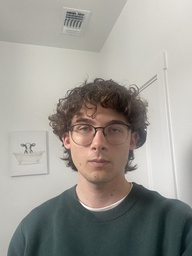
#> input picture code/data/zach.jpg, 192 x 256 px, shrunk from 2316 x 3088 before the run
$ python filters.py
#> lines starting #> are read from the running program, lines starting #| are printed output that depends on the picture; after the words box and inside, x2 and y2 are one past the last pixel; in counts of white or black regions, pixels touching at a corner belong together
### code/utils.py
import os
import skimage.io as skio
import matplotlib.pyplot as plt
import numpy as np
from skimage.color import rgb2gray
from skimage import img_as_float

def write_output(image, imname, outpath="final_output"):
    os.makedirs(outpath, exist_ok=True)

    base_name = os.path.splitext(os.path.basename(imname))[0]
    out_path = os.path.join(outpath, f"{base_name}.jpg")
    plt.imsave(out_path, image, cmap='gray')

    print("Saved to ", out_path)


# [23 lines left out: functions min_max_normalize_image, crop, not called in this run]


def read_in_image(imname, gray=False, plot=False):
    im = skio.imread(imname)
    im = img_as_float(im)
    im = im[:, :, :3]
    if gray and im.ndim == 3:
        im = rgb2gray(im)
    if plot:
        plt.imshow(im)
        plt.show()
    return np.array(im)

### code/filters.py
import numpy as np
import utils as ut # File utility functions \
from scipy.signal import convolve2d
import cv2 as cv

# Library to compare runtimes for convolution implementations
import timeit

# Kernels
D_x = np.array([[1, 0, -1]])
D_y = np.array([[1],
                [0],
                [-1]])
box_filter = np.empty((9, 9))
box_filter.fill(1 / 81)

# Reading in Images
zach_img = ut.read_in_image("data/zach.jpg", gray=True)
#> in read_in_image, im is the input picture: shape (256, 192, 3); mean R, G, B 156.6, 154.3, 148.1
camera_img = ut.read_in_image("data/cameraman.png", gray=True)
#> call 2 of read_in_image, with imname = 'data/cameraman.png', gray = True, plot = False
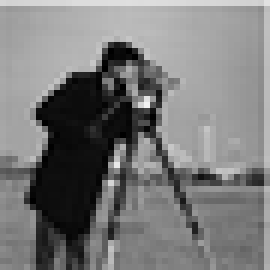
#> input picture code/data/cameraman.png, 45 x 45 px, shrunk from 540 x 542 before the run (shown 6 times larger)
#> in read_in_image, im is the input picture: shape (45, 45, 4); mean R, G, B, A 121.6, 121.6, 121.6, 254.6


# Convolution Implementations. Passing padding as 0 is "valid" convolution
def convolve2d_two_loops(image, kernel, padding=0):
    kernel = np.flip(np.flip(kernel, axis=1), axis=0)
    kH, kW = kernel.shape
    H, W = image.shape

    # Padding
    padded = np.pad(image, pad_width=padding, mode="constant", constant_values=0)
    pH, pW = padded.shape
    out_H, out_W = pH - kH - 1, W - kW - 1
    output = np.zeros((out_H, out_W))

    for i in range(out_H):
        for j in range(out_W):
            patch = padded[i : i + kH, j : j + kW]
            output[i, j] = np.sum(patch * kernel)
    return output

def convolve2d_four_loops(image, kernel, padding=0):
    kernel = np.flip(np.flip(kernel, axis=1), axis=0)
    kH, kW = kernel.shape
    H, W = image.shape

    # Padding
    padded = np.pad(image, pad_width=padding, mode="constant", constant_values=0)
    pH, pW = padded.shape
    out_H, out_W = pH - kH - 1, W - kW - 1
    output = np.zeros((out_H, out_W))

    for i in range(out_H):
        for j in range(out_W):
            out_val = 0
            for m in range(kH):
                for n in range(kW):
                    out_val += (kernel[m][n] * image[i + m][j + n])
            output[i][j] = out_val
    return output

# Timing Functions for Convolution
def time_two_loops():
    return convolve2d_two_loops(image=zach_img, kernel=box_filter, padding=0)

def time_four_loops():
    return convolve2d_four_loops(image=zach_img, kernel=box_filter, padding=0)

def time_scipy_convolve():
    return convolve2d(zach_img, box_filter, mode="valid", boundary="fill", fillvalue=0)

def compare_convolve_runtimes():
    print("Comparing Runtimes Across Convolution Implementations Across 5 Experiments:")

    # Averaging out runtimes over 5 experiments and comparing
    print("Two loops:", timeit.timeit(time_two_loops, number=5))
    print("Four loops:", timeit.timeit(time_four_loops, number=5))
    print("Scipy:", timeit.timeit(time_scipy_convolve, number=5))


# Edge images and Derivative Filters
def create_edge_image(img, threshold):
    img_Dx = convolve2d(img, D_x, mode='same')
    img_Dy = convolve2d(img, D_y, mode='same')

    edge_img = np.sqrt((img_Dx ** 2) + (img_Dy ** 2))
    edge_img[edge_img >= threshold] = 1
    edge_img[edge_img < threshold] = 0
    return edge_img

# Creates the smoothed image using derivative of gaussian kernel
def create_edge_image_derivative(img, kernel_size=25, sigma=1, threshold=1e-1, visualize=False):
    G = cv.getGaussianKernel(kernel_size, sigma)
    G_kernel = np.outer(G, G.T)
    DoG_x = convolve2d(G_kernel, D_x)
    DoG_y = convolve2d(G_kernel, D_y)

    if visualize:
        ut.write_output(DoG_x, "DoG_x.jpg")
        ut.write_output(DoG_y, "DoG_y.jpg")

    # Now per image we just need one convolution per direction
    img_Dx = convolve2d(img, DoG_x, mode='same')
    img_Dy = convolve2d(img, DoG_y, mode='same')

    edge_img = np.sqrt((img_Dx ** 2) + (img_Dy ** 2))
    edge_img[edge_img >= threshold] = 1
    edge_img[edge_img < threshold] = 0

    return edge_img


def create_edge_image_smoothed(img, kernel_size=25, sigma=1, threshold=1e-1):
    G = cv.getGaussianKernel(kernel_size, sigma)
    G_kernel = np.outer(G, G.T)
    img_smoothed = convolve2d(img, G_kernel, mode='same')
    return create_edge_image(img_smoothed, threshold) / 255.0

def test_convolution():
    zach_img_low_pass = convolve2d_two_loops(zach_img, box_filter)
#> after the loop in convolve2d_two_loops, `for i in range(out_H):`:
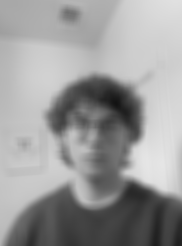
#> output: shape (246, 182) float64; min 0.075, max 0.901, mean 0.606
    ut.write_output(zach_img_low_pass, "zach_low_pass.jpg")

def test_finite_difference_operator(img, imname):
    cameraman_dx = convolve2d(img, D_x)
    cameraman_dy = convolve2d(img, D_y)
    ut.write_output(cameraman_dx, f"{imname}_dx.jpg")
    ut.write_output(cameraman_dy, f"{imname}_dy.jpg")

def test_edge_image():
    img_Dx = convolve2d(camera_img, D_x, mode='same')
    img_Dy = convolve2d(camera_img, D_y, mode='same')

    edge_img = np.sqrt((img_Dx ** 2) + (img_Dy ** 2))
    ut.write_output(edge_img, "cameraman_gradient_magnitude.jpg")

def test_binary_edge_image():
    threshold = 3e-1
    edge_img = create_edge_image(camera_img, threshold=threshold)
    ut.write_output(edge_img, "cameraman_edge_img.png")

def test_binary_edge_image_denoised():
    threshold = 1.25e-1
    sigma = 1.3
    edge_img_improved = create_edge_image_smoothed(camera_img, sigma=sigma, threshold=threshold)
    ut.write_output(edge_img_improved, f"cameraman_edge_img_smoothed.png")

    # Comparing kernels. Verifying it is the same if we convolve D_x and D_y prior.
    edge_img_DoG = create_edge_image_derivative(camera_img, sigma=sigma, threshold=threshold)
    ut.write_output(edge_img_DoG, f"cameraman_edge_img_smoothed_DoG.png")


    # Comparing different values of sigma
    sigmas = [0.5, 0.75, 1, 2, 2.5]
    for idx, sigma_i in enumerate(sigmas):
        edge_img_i = create_edge_image_smoothed(camera_img, sigma=sigma_i, threshold=threshold)
        ut.write_output(edge_img_i, f"cameraman_edge_img_smoothed_sigma={idx}")

def test_DoG_filter_images():
    G = cv.getGaussianKernel(25, 1)
    G_kernel = np.outer(G, G.T)
    DoG_x = convolve2d(G_kernel, D_x)
    DoG_y = convolve2d(G_kernel, D_y)
    ut.write_output(DoG_x, "DoG_x.jpg")
    ut.write_output(DoG_y, "DoG_y.jpg")


def test_part_1():
    test_convolution()
    compare_convolve_runtimes()
    test_finite_difference_operator(zach_img, "zach")
#> in test_finite_difference_operator, `cameraman_dx = convolve2d(img, D_x)`:
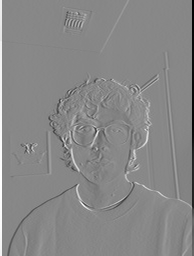
#> cameraman_dx: shape (256, 194) float64; min -0.88, max 0.776, mean -3.69e-20; drawn with min black and max white
#> in test_finite_difference_operator, `cameraman_dy = convolve2d(img, D_y)`:
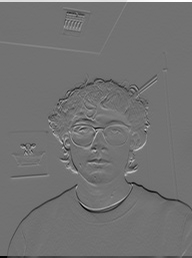
#> cameraman_dy: shape (258, 192) float64; min -0.72, max 0.887, mean 2.58e-18; drawn with min black and max white
    test_finite_difference_operator(camera_img, "cameraman")
    test_edge_image()
    test_binary_edge_image()
#> in create_edge_image, `edge_img[edge_img < threshold] = 0`:
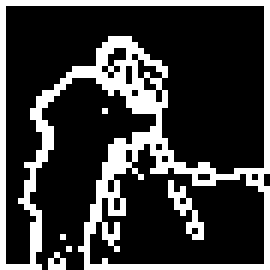
#> edge_img: shape (45, 45) float64 (shown 6 times larger); values 0 (black) and 1 (white), 24% white in thin lines or dots
    test_binary_edge_image_denoised()
#> in create_edge_image (call 2), `edge_img[edge_img < threshold] = 0`: edge_img: shape (45, 45) float64; values 0 (black) and 1 (white), 33.7% white; 3 white regions (2 under 20 px), largest, box (x1, y1, x2, y2) and area: (0, 0, 45, 45) 681
#> in create_edge_image_derivative, `edge_img[edge_img < threshold] = 0`: edge_img: shape (45, 45) float64; values 0 (black) and 1 (white), 33.6% white; 4 white regions (3 under 20 px), largest, box (x1, y1, x2, y2) and area: (0, 0, 45, 45) 675
#> after the loop in test_binary_edge_image_denoised, `for idx, sigma_i in enumerate(sigmas):`:
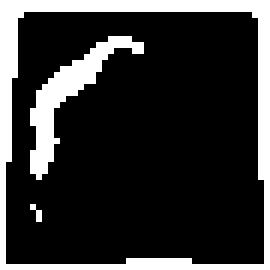
#> edge_img_i: shape (45, 45) float64 (shown 6 times larger); values 0 (black) and 0.00392 (white), 20.3% white; 3 white regions (1 under 20 px), largest, box (x1, y1, x2, y2) and area: (0, 0, 45, 45) 296, (5, 6, 24, 30) 112
    test_DoG_filter_images()
#> in write_output (call 16), `plt.imsave(out_path, image, cmap='gray')`:
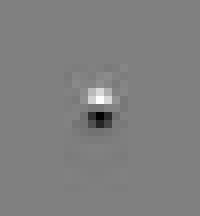
#> saved as DoG_y.jpg: shape (27, 25, 3) (shown 8 times larger); min 1, max 253, mean 127.8

# Run to test all functions for filters (1.1, 1.2, 1.3)
def __main__():
    test_part_1()

if __name__ == "__main__":
    __main__()
